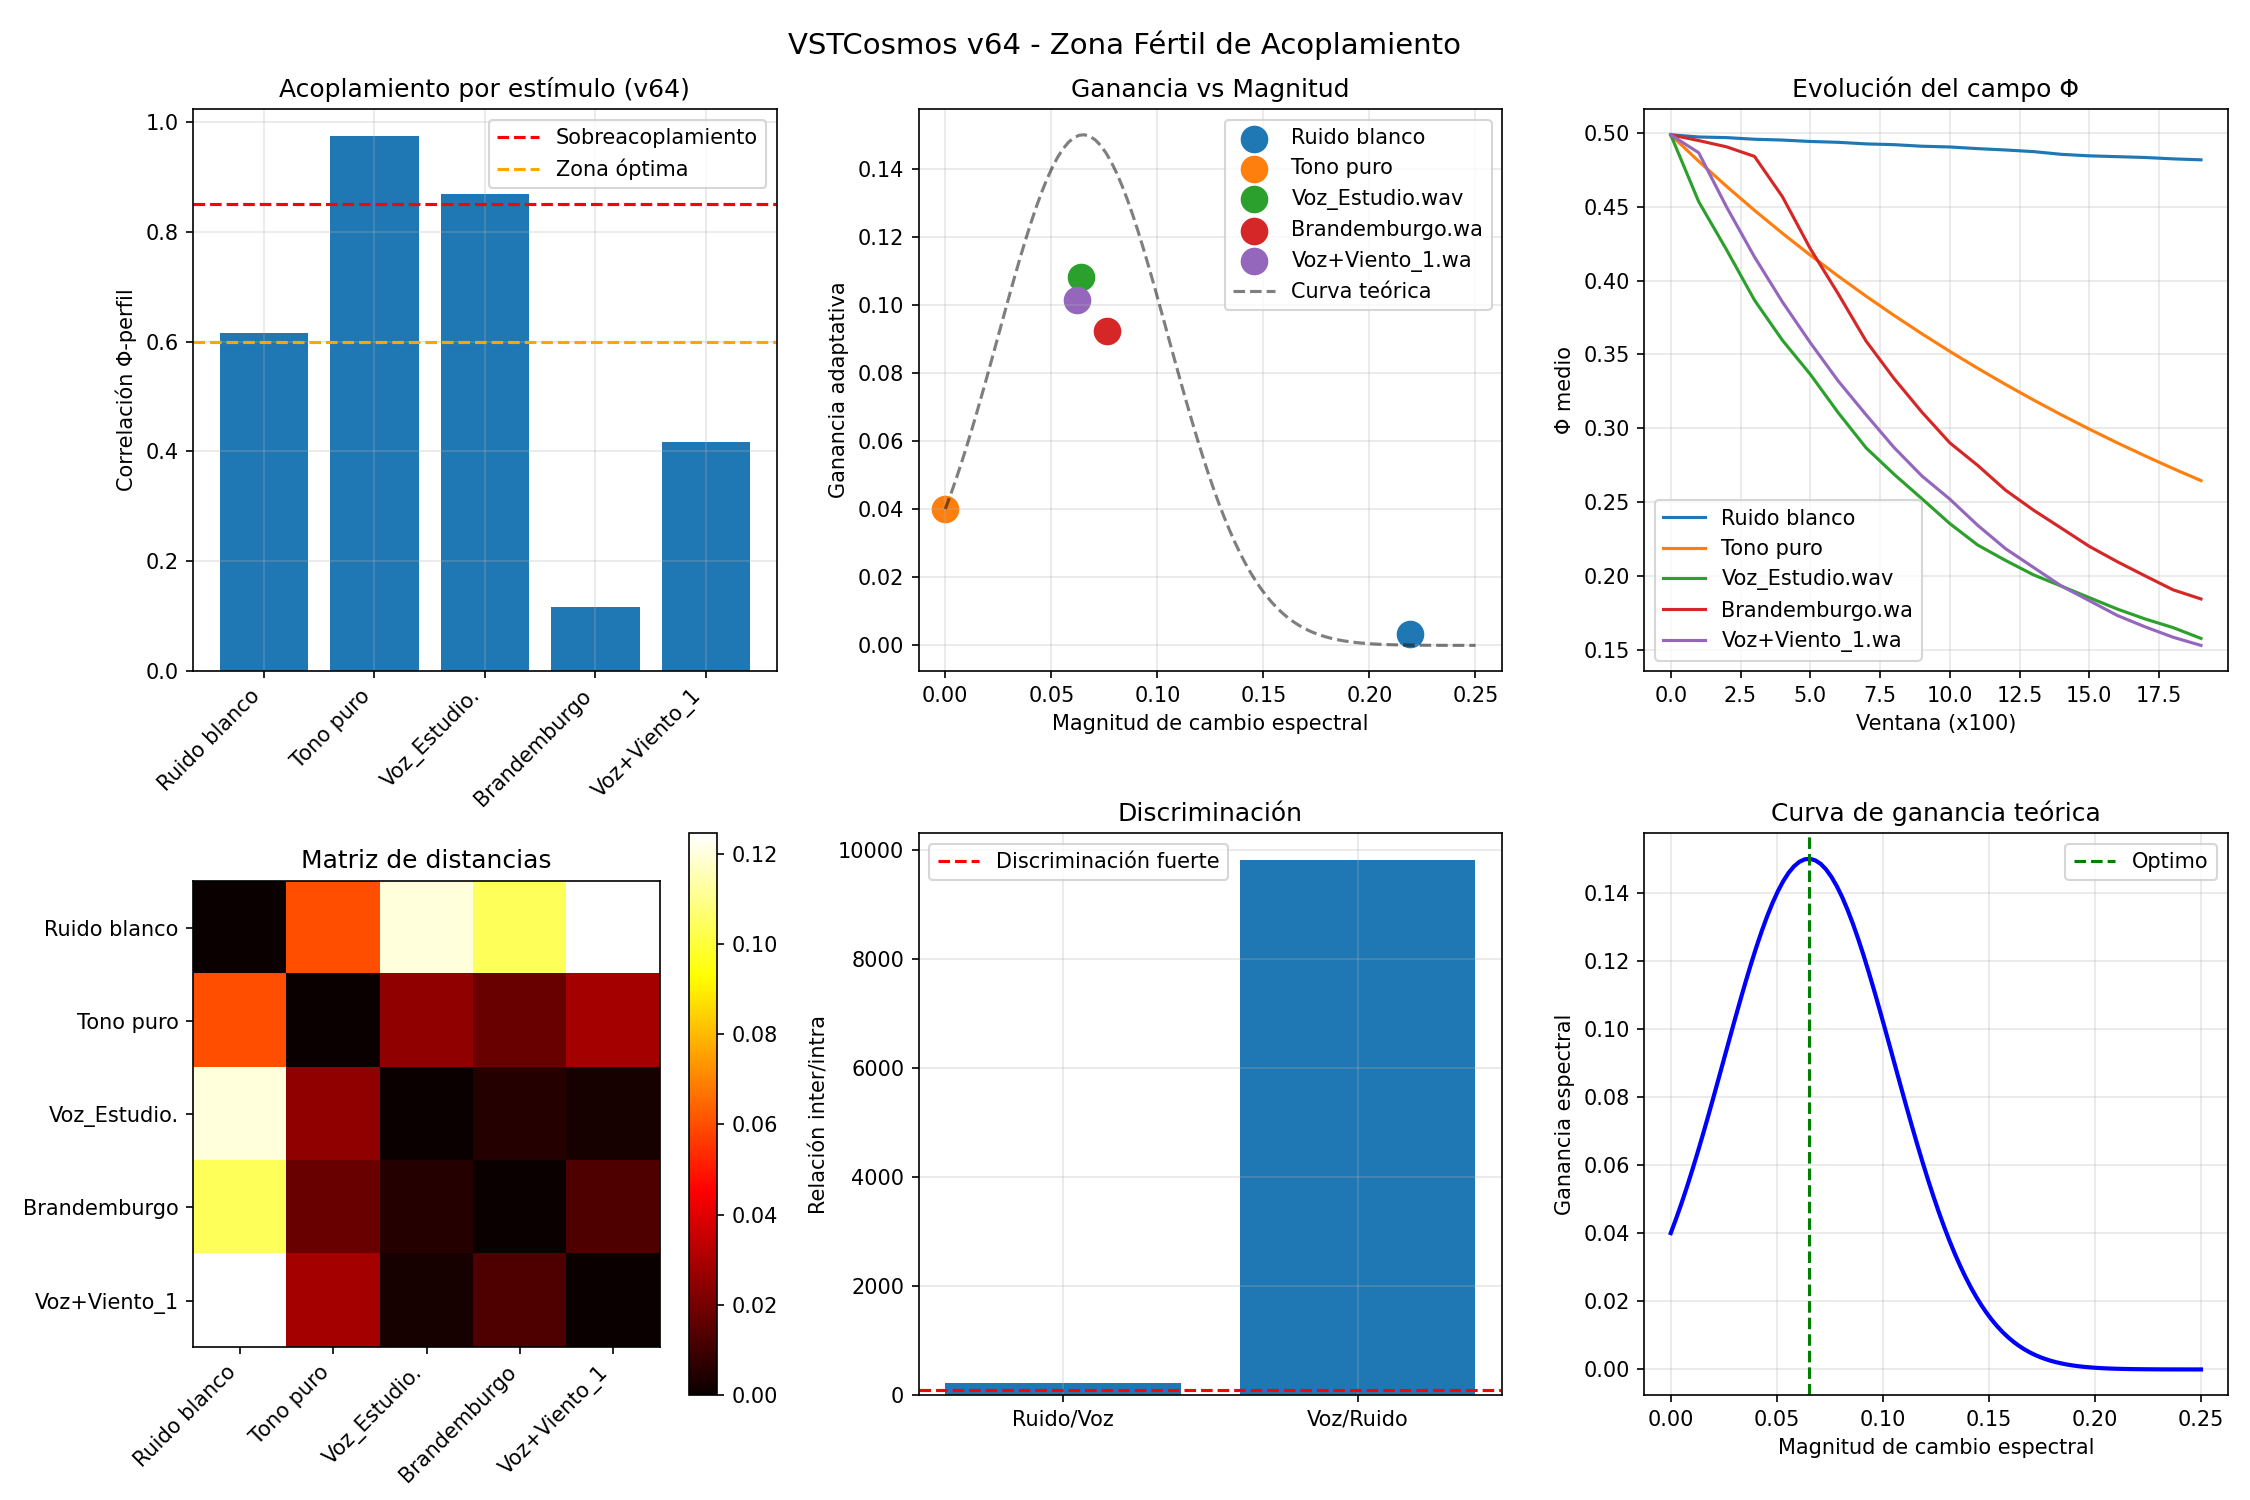

Source code (Python):
#!/usr/bin/env python3
"""
VSTCosmos - v64: Zona Fértil de Acoplamiento
EXPERIMENTO DE DIAGNÓSTICO - Sin aprendizaje, sin memoria, sin selección.
La ganancia espectral sigue una campana de Gauss centrada en la magnitud óptima.
Ruido (magnitud alta) y Tono (magnitud baja) tienen ganancia baja.
Voz (magnitud óptima) tiene ganancia alta.
"""

import numpy as np
import scipy.io.wavfile as wav
import matplotlib.pyplot as plt
import warnings
warnings.filterwarnings('ignore')

# ============================================================
# PARÁMETROS MÍNIMOS
# ============================================================
DIM_FREQ = 32
DIM_TIME = 100
DT = 0.01
DURACION_SIM = 20.0
N_PASOS = int(DURACION_SIM / DT)

DECAIMIENTO_PHI = 0.01
GANANCIA_GENERACION_BASE = 0.05
GANANCIA_SOSTENIMIENTO = 0.25
DIFUSION_BASE = 0.20

REFUERZO_A = 0.15
INHIBICION_A = 0.2
DIFUSION_A = 0.08
FUERZA_RELIEVE = 0.08
K_COMP_BASE = 0.05

LIMITE_ATENCION = DIM_FREQ * DIM_TIME * 0.35
INHIB_GLOBAL = 0.5

MOD_DECAY = 1.0
MOD_GENERACION = 1.5

TASA_CRECIMIENTO = 0.10
TASA_DISIPACION = 0.03
GANANCIA_HISTORIA = 0.5
FUERZA_ESTABILIDAD = 0.1
BLOQUEO_MAXIMO_BASE = 0.8

TASA_OMEGA = 0.15
DISIPACION_OMEGA = 0.05
FUERZA_COHERENCIA = 0.2

LIMITE_MIN = 0.0
LIMITE_MAX = 1.0

VENTANA_FFT_MS = 25
HOP_FFT_MS = 10
F_MIN = 80
F_MAX = 8000

HOMEOSTASIS_INTERVALO = 500

# Parámetros de la zona fértil
GANANCIA_BASE = 0.15
MAGNITUD_OPTIMA = 0.065
ANCHURA_ZONA = 0.04

# Semillas para reproducibilidad
N_SEMILLAS = 10


# ============================================================
# FUNCIONES BASE
# ============================================================
def cargar_audio(ruta, duracion=DURACION_SIM):
    if "Tono puro" in ruta:
        sr = 48000
        t = np.arange(int(sr * duracion)) / sr
        return sr, 0.5 * np.sin(2 * np.pi * 440 * t)
    elif "Ruido blanco" in ruta:
        sr = 48000
        return sr, np.random.normal(0, 0.5, int(sr * duracion))
    else:
        sr, data = wav.read(ruta)
        if data.dtype == np.int16:
            data = data.astype(np.float32) / 32768.0
        if data.ndim == 2:
            data = data.mean(axis=1)
        max_val = np.max(np.abs(data))
        if max_val > 0:
            data = data / max_val
        muestras_necesarias = int(sr * duracion)
        if len(data) < muestras_necesarias:
            data = np.pad(data, (0, muestras_necesarias - len(data)))
        else:
            data = data[:muestras_necesarias]
        return sr, data


def inicializar_campo(seed):
    np.random.seed(seed)
    return np.random.rand(DIM_FREQ, DIM_TIME) * 0.2 + 0.4


def inicializar_atencion(seed):
    np.random.seed(seed + 1)
    return np.ones((DIM_FREQ, DIM_TIME), dtype=np.float32) * 0.1


def inicializar_memoria():
    return np.zeros((DIM_FREQ, DIM_TIME), dtype=np.float32)


def inicializar_anclaje():
    return np.zeros((DIM_FREQ, DIM_TIME), dtype=np.float32)


def vecinos(X):
    return (np.roll(X, 1, axis=0) + np.roll(X, -1, axis=0) +
            np.roll(X, 1, axis=1) + np.roll(X, -1, axis=1)) / 4.0


def perfil_espectral_ventana(audio, sr, idx_ventana, ventana_muestras, hop_muestras):
    inicio = idx_ventana * hop_muestras
    if inicio + ventana_muestras > len(audio):
        return np.zeros(DIM_FREQ)
    
    fragmento = audio[inicio:inicio + ventana_muestras]
    ventana_hann = np.hanning(len(fragmento))
    fragmento = fragmento * ventana_hann
    
    fft = np.fft.rfft(fragmento)
    potencia = np.abs(fft) ** 2
    freqs = np.fft.rfftfreq(len(fragmento), 1/sr)
    
    bandas = np.logspace(np.log10(F_MIN), np.log10(F_MAX), DIM_FREQ + 1)
    perfil = np.zeros(DIM_FREQ)
    
    for b in range(DIM_FREQ):
        mask = (freqs >= bandas[b]) & (freqs < bandas[b+1])
        if np.any(mask):
            perfil[b] = np.mean(potencia[mask])
    
    max_energia = np.max(perfil)
    if max_energia > 0:
        perfil = perfil / max_energia
    
    return perfil


def ganancia_por_magnitud(magnitud):
    """
    Campana de Gauss centrada en MAGNITUD_OPTIMA.
    Ganancia alta para magnitud ~0.065 (voz).
    Ganancia baja para magnitud → 0 (tono) y magnitud → alta (ruido).
    """
    return np.exp(-((magnitud - MAGNITUD_OPTIMA)**2) / (2 * ANCHURA_ZONA**2))


def actualizar_memoria_estabilidad(Psi, Phi, A):
    cambio_local = np.abs(Phi - vecinos(Phi))
    cambio_norm = cambio_local / (cambio_local + 0.1)
    dPsi = (TASA_CRECIMIENTO * A * (1 - cambio_norm) * (1 - Psi) -
            TASA_DISIPACION * Psi) * DT
    Psi = Psi + dPsi
    return np.clip(Psi, 0.0, 1.0)


def actualizar_memoria_coherencia(Omega, Phi, Phi_prev, Phi_prev2, A):
    cambio_actual = Phi - Phi_prev
    cambio_anterior = Phi_prev - Phi_prev2
    signo_actual = np.tanh(cambio_actual * 10)
    signo_anterior = np.tanh(cambio_anterior * 10)
    coherencia = (1 + signo_actual * signo_anterior) / 2
    dOmega = (TASA_OMEGA * A * coherencia * (1 - Omega) -
              DISIPACION_OMEGA * Omega) * DT
    Omega = Omega + dOmega
    return np.clip(Omega, 0.0, 1.0)


def actualizar_campo_v64(Phi, A, perfil, Psi, ganancia_gen, bloqueo_max, ganancia_espectral):
    es_silencio = np.max(perfil) < 1e-6
    
    if es_silencio:
        perfil_2d = np.zeros((DIM_FREQ, 1))
        mod_entrada = 1.0
        mod_entrada_decay = 1.0
    else:
        perfil_2d = perfil.reshape(-1, 1)
        mod_entrada = (1 + MOD_GENERACION * perfil_2d)
        mod_entrada_decay = (1 - MOD_DECAY * perfil_2d)
    
    promedio_local = vecinos(Phi)
    
    difusion = DIFUSION_BASE * (promedio_local - Phi)
    
    desviacion = Phi - promedio_local
    generacion_base = ganancia_gen * desviacion * (1 - desviacion**2)
    mod_memoria = (1 - GANANCIA_HISTORIA * Psi)
    generacion = generacion_base * mod_entrada * mod_memoria
    
    decaimiento = -DECAIMIENTO_PHI * (Phi - promedio_local) * mod_entrada_decay
    
    sostenimiento = GANANCIA_SOSTENIMIENTO * A * (Phi - promedio_local)
    
    termino_espectral = ganancia_espectral * (perfil_2d - Phi)
    
    dPhi_propuesto = (difusion + generacion + decaimiento + sostenimiento + 
                      termino_espectral)
    dPhi_real = dPhi_propuesto * (1 - bloqueo_max * Psi)
    
    Phi = Phi + DT * dPhi_real
    return np.clip(Phi, LIMITE_MIN, LIMITE_MAX)


def actualizar_atencion(A, Phi, Psi, Omega, k_comp):
    vA = vecinos(A)
    auto = REFUERZO_A * A * (1.0 - A)
    inhib_local = -INHIBICION_A * vA
    difusion = DIFUSION_A * (vA - A)
    
    relieve_local = np.abs(Phi - vecinos(Phi))
    max_relieve = np.max(relieve_local)
    if max_relieve > 0:
        relieve_local = relieve_local / max_relieve
    
    acoplamiento_relieve = FUERZA_RELIEVE * (relieve_local - A)
    acoplamiento_estabilidad = FUERZA_ESTABILIDAD * (Psi - A)
    acoplamiento_coherencia = FUERZA_COHERENCIA * (Omega - A)
    
    A_mean = np.mean(A)
    competencia = -k_comp * (A - A_mean)
    
    dA = (auto + inhib_local + difusion +
          acoplamiento_relieve +
          acoplamiento_estabilidad +
          acoplamiento_coherencia +
          competencia)
    
    atencion_total = np.sum(A)
    if atencion_total > LIMITE_ATENCION:
        exceso = (atencion_total - LIMITE_ATENCION) / LIMITE_ATENCION
        dA += -INHIB_GLOBAL * exceso * A
    
    dA += np.random.randn(*A.shape) * 0.001
    A = A + DT * dA
    return np.clip(A, LIMITE_MIN, LIMITE_MAX)


def simular_estimulo_v64(entrada_nombre, seed):
    np.random.seed(seed)
    
    Phi = inicializar_campo(seed)
    A = inicializar_atencion(seed)
    Psi = inicializar_memoria()
    Omega = inicializar_memoria()
    
    sr, audio = cargar_audio(entrada_nombre)
    
    ventana_muestras = int(sr * VENTANA_FFT_MS / 1000)
    hop_muestras = int(sr * HOP_FFT_MS / 1000)
    n_ventanas = (len(audio) - ventana_muestras) // hop_muestras + 1
    
    Phi_prev = Phi.copy()
    Phi_prev2 = Phi.copy()
    
    ganancia_gen = GANANCIA_GENERACION_BASE
    bloqueo_max = BLOQUEO_MAXIMO_BASE
    k_comp = K_COMP_BASE
    
    evolucion_phi = []
    evolucion_a = []
    ganancias = []
    magnitudes = []
    
    perfil_anterior = None
    
    for idx_ventana in range(min(N_PASOS, n_ventanas)):
        perfil = perfil_espectral_ventana(audio, sr, idx_ventana, ventana_muestras, hop_muestras)
        
        # Calcular magnitud de cambio entre ventanas consecutivas
        if perfil_anterior is not None:
            magnitud = np.mean(np.abs(perfil - perfil_anterior))
        else:
            magnitud = 0.0
        
        # Ganancia por zona fértil (campana de Gauss)
        factor_ganancia = ganancia_por_magnitud(magnitud)
        ganancia_espectral = GANANCIA_BASE * factor_ganancia
        
        ganancias.append(ganancia_espectral)
        magnitudes.append(magnitud)
        
        A = actualizar_atencion(A, Phi, Psi, Omega, k_comp)
        Phi = actualizar_campo_v64(Phi, A, perfil, Psi, ganancia_gen, bloqueo_max, ganancia_espectral)
        Psi = actualizar_memoria_estabilidad(Psi, Phi, A)
        Omega = actualizar_memoria_coherencia(Omega, Phi, Phi_prev, Phi_prev2, A)
        
        if idx_ventana % 100 == 0:
            evolucion_phi.append(np.mean(Phi))
            evolucion_a.append(np.mean(A))
        
        Phi_prev2 = Phi_prev.copy()
        Phi_prev = Phi.copy()
        perfil_anterior = perfil.copy()
    
    # Perfil promedio para correlación
    sr, audio_long = cargar_audio(entrada_nombre, duracion=2.0)
    ventana_muestras_long = int(sr * VENTANA_FFT_MS / 1000)
    hop_muestras_long = int(sr * HOP_FFT_MS / 1000)
    n_ventanas_long = min(100, (len(audio_long) - ventana_muestras_long) // hop_muestras_long + 1)
    perfiles = []
    for i in range(n_ventanas_long):
        perf = perfil_espectral_ventana(audio_long, sr, i, ventana_muestras_long, hop_muestras_long)
        perfiles.append(perf)
    perfil_promedio = np.mean(perfiles, axis=0)
    
    return {
        'Phi': Phi,
        'A': A,
        'rango_Phi': np.max(Phi) - np.min(Phi),
        'media_Phi': np.mean(Phi),
        'evolucion_phi': evolucion_phi,
        'evolucion_a': evolucion_a,
        'ganancia_media': np.mean(ganancias),
        'magnitud_media': np.mean(magnitudes),
        'factor_ganancia_medio': np.mean([ganancia_por_magnitud(m) for m in magnitudes]),
        'perfil_promedio': perfil_promedio
    }


def distancia_estados(estado1, estado2):
    return np.mean((estado1['Phi'] - estado2['Phi']) ** 2)


def main():
    opciones = [
        "Ruido blanco",
        "Tono puro",
        "Voz_Estudio.wav",
        "Brandemburgo.wav",
        "Voz+Viento_1.wav"
    ]
    
    print("=" * 100)
    print("VSTCosmos - v64: Zona Fértil de Acoplamiento")
    print("EXPERIMENTO DE DIAGNÓSTICO")
    print("La ganancia espectral sigue una campana de Gauss centrada en la magnitud óptima.")
    print(f"G = {GANANCIA_BASE} * exp(-((magnitud - {MAGNITUD_OPTIMA})²) / (2 * {ANCHURA_ZONA}²))")
    print("=" * 100)
    
    estados = {opcion: [] for opcion in opciones}
    
    print("\n[1] Ejecutando simulaciones...")
    print("-" * 80)
    
    for opcion in opciones:
        print(f"\n  Estímulo: {opcion}")
        for rep in range(N_SEMILLAS):
            seed = rep * 100
            estado = simular_estimulo_v64(opcion, seed)
            estados[opcion].append(estado)
            print(f"    Semilla {rep:2d}: rango_Φ={estado['rango_Phi']:.4f}, "
                  f"ganancia={estado['ganancia_media']:.3f}, "
                  f"magnitud={estado['magnitud_media']:.4f}, "
                  f"factor={estado['factor_ganancia_medio']:.3f}")
    
    print("\n" + "=" * 100)
    print("[2] ANÁLISIS DE DISTANCIAS")
    print("=" * 100)
    
    intra_distancias = {}
    for opcion in opciones:
        distancias = []
        for i in range(len(estados[opcion])):
            for j in range(i+1, len(estados[opcion])):
                d = distancia_estados(estados[opcion][i], estados[opcion][j])
                distancias.append(d)
        intra = np.mean(distancias) if distancias else 0
        intra_distancias[opcion] = intra
        print(f"  {opcion:<25}: intra={intra:.8f}")
    
    print("\n[3] ACOPLAMIENTO")
    print("=" * 100)
    
    correlaciones = {}
    for opcion in opciones:
        estado = estados[opcion][-1]
        Phi_flat = np.mean(estado['Phi'], axis=1)
        perfil_prom = estado['perfil_promedio']
        correlacion = np.corrcoef(Phi_flat, perfil_prom)[0, 1]
        correlaciones[opcion] = correlacion
        
        print(f"\n  {opcion}:")
        print(f"    Magnitud de cambio: {estado['magnitud_media']:.4f}")
        print(f"    Factor de ganancia: {estado['factor_ganancia_medio']:.3f}")
        print(f"    Ganancia resultante: {estado['ganancia_media']:.3f}")
        print(f"    Correlación Φ-perfil: {correlacion:.3f}")
        
        if 0.6 <= correlacion <= 0.85:
            print(f"    ✅ ACOPLAMIENTO ÓPTIMO")
        elif correlacion > 0.85:
            print(f"    ⚠️  SOBREACOPLAMIENTO")
        else:
            print(f"    ❌ DESACOPLAMIENTO")
    
    print("\n" + "=" * 100)
    print("[4] DIAGNÓSTICO FINAL")
    print("=" * 100)
    
    # Discriminación entre ruido y voz
    ruido_intra = intra_distancias["Ruido blanco"]
    voz_intra = intra_distancias["Voz_Estudio.wav"]
    
    dists = []
    for rep in range(N_SEMILLAS):
        d = distancia_estados(estados["Ruido blanco"][rep], estados["Voz_Estudio.wav"][rep])
        dists.append(d)
    ruido_voz_inter = np.mean(dists)
    
    relacion_ruido = ruido_voz_inter / ruido_intra if ruido_intra > 0 else 0
    relacion_voz = ruido_voz_inter / voz_intra if voz_intra > 0 else 0
    
    print(f"\n  Discriminación ruido vs voz:")
    print(f"    Relación inter/intra (ruido): {relacion_ruido:.2f}")
    print(f"    Relación inter/intra (voz): {relacion_voz:.2f}")
    
    discriminacion_ok = relacion_ruido > 100 and relacion_voz > 100
    
    # Acoplamiento óptimo
    acoplamientos_ok = [c for c in correlaciones.values() if 0.6 <= c <= 0.85]
    print(f"\n  Acoplamiento óptimo: {len(acoplamientos_ok)}/5")
    
    print(f"\n  {opciones[0]}: {correlaciones[opciones[0]]:.3f} → " + 
          ("✅" if 0.6 <= correlaciones[opciones[0]] <= 0.85 else "❌"))
    print(f"  {opciones[1]}: {correlaciones[opciones[1]]:.3f} → " + 
          ("✅" if 0.6 <= correlaciones[opciones[1]] <= 0.85 else "❌"))
    print(f"  {opciones[2]}: {correlaciones[opciones[2]]:.3f} → " + 
          ("✅" if 0.6 <= correlaciones[opciones[2]] <= 0.85 else "❌"))
    print(f"  {opciones[3]}: {correlaciones[opciones[3]]:.3f} → " + 
          ("✅" if 0.6 <= correlaciones[opciones[3]] <= 0.85 else "❌"))
    print(f"  {opciones[4]}: {correlaciones[opciones[4]]:.3f} → " + 
          ("✅" if 0.6 <= correlaciones[opciones[4]] <= 0.85 else "❌"))
    
    if discriminacion_ok and len(acoplamientos_ok) >= 4:
        print("\n  ✅ V64 EXITOSO")
        print("     → El sistema discrimina Y se acopla en la zona óptima.")
        print("     → La campana de Gauss centrada en la magnitud es la métrica correcta.")
    elif discriminacion_ok and len(acoplamientos_ok) >= 2:
        print("\n  ✅ V64 PARCIAL")
        print("     → Discriminación lograda, acoplamiento cerca del objetivo.")
        print("     → Ajustar GANANCIA_BASE, MAGNITUD_OPTIMA o ANCHURA_ZONA.")
    else:
        print("\n  ❌ V64 FALLIDO")
        print("     → Revisar la función de ganancia.")
    
    # Visualización
    print("\n[5] Generando visualización...")
    
    fig, axes = plt.subplots(2, 3, figsize=(15, 10))
    
    # Gráfico 1: Correlaciones
    ax = axes[0, 0]
    corrs = [correlaciones[op] for op in opciones]
    barras = ax.bar(range(len(opciones)), corrs)
    ax.axhline(y=0.85, color='r', linestyle='--', label='Sobreacoplamiento')
    ax.axhline(y=0.6, color='orange', linestyle='--', label='Zona óptima')
    ax.set_xticks(range(len(opciones)))
    ax.set_xticklabels([op[:12] for op in opciones], rotation=45, ha='right')
    ax.set_ylabel('Correlación Φ-perfil')
    ax.set_title('Acoplamiento por estímulo (v64)')
    ax.legend()
    ax.grid(True, alpha=0.3)
    
    # Gráfico 2: Ganancia vs Magnitud
    ax = axes[0, 1]
    for opcion in opciones:
        g = estados[opcion][0]['ganancia_media']
        m = estados[opcion][0]['magnitud_media']
        ax.scatter(m, g, s=150, label=opcion[:15])
    # Curva teórica
    m_teorica = np.linspace(0, 0.25, 100)
    g_teorica = GANANCIA_BASE * ganancia_por_magnitud(m_teorica)
    ax.plot(m_teorica, g_teorica, 'k--', alpha=0.5, label='Curva teórica')
    ax.set_xlabel('Magnitud de cambio espectral')
    ax.set_ylabel('Ganancia adaptativa')
    ax.set_title('Ganancia vs Magnitud')
    ax.legend()
    ax.grid(True, alpha=0.3)
    
    # Gráfico 3: Evolución de Φ
    ax = axes[0, 2]
    for opcion in opciones:
        evol = estados[opcion][-1]['evolucion_phi']
        ax.plot(evol, label=opcion[:15])
    ax.set_xlabel('Ventana (x100)')
    ax.set_ylabel('Φ medio')
    ax.set_title('Evolución del campo Φ')
    ax.legend()
    ax.grid(True, alpha=0.3)
    
    # Gráfico 4: Matriz de distancias
    ax = axes[1, 0]
    n_ops = len(opciones)
    matriz = np.zeros((n_ops, n_ops))
    for i, op1 in enumerate(opciones):
        for j, op2 in enumerate(opciones):
            dists = [distancia_estados(estados[op1][rep], estados[op2][rep]) for rep in range(N_SEMILLAS)]
            matriz[i, j] = np.mean(dists)
    im = ax.imshow(matriz, cmap='hot', vmin=0)
    ax.set_xticks(range(n_ops))
    ax.set_yticks(range(n_ops))
    ax.set_xticklabels([op[:12] for op in opciones], rotation=45, ha='right')
    ax.set_yticklabels([op[:12] for op in opciones])
    ax.set_title('Matriz de distancias')
    plt.colorbar(im, ax=ax)
    
    # Gráfico 5: Relación inter/intra
    ax = axes[1, 1]
    relaciones = [relacion_ruido, relacion_voz]
    nombres = ["Ruido/Voz", "Voz/Ruido"]
    ax.bar(nombres, relaciones)
    ax.axhline(y=100, color='r', linestyle='--', label='Discriminación fuerte')
    ax.set_ylabel('Relación inter/intra')
    ax.set_title('Discriminación')
    ax.legend()
    ax.grid(True, alpha=0.3)
    
    # Gráfico 6: Curva de ganancia teórica
    ax = axes[1, 2]
    m_vals = np.linspace(0, 0.25, 100)
    g_vals = GANANCIA_BASE * ganancia_por_magnitud(m_vals)
    ax.plot(m_vals, g_vals, 'b-', linewidth=2)
    ax.axvline(x=MAGNITUD_OPTIMA, color='g', linestyle='--', label='Optimo')
    ax.set_xlabel('Magnitud de cambio espectral')
    ax.set_ylabel('Ganancia espectral')
    ax.set_title('Curva de ganancia teórica')
    ax.grid(True, alpha=0.3)
    ax.legend()
    
    plt.suptitle('VSTCosmos v64 - Zona Fértil de Acoplamiento', fontsize=14)
    plt.tight_layout()
    plt.savefig('v64_zona_fertil.png', dpi=150)
    print("  Gráfico guardado: v64_zona_fertil.png")
    
    print("\n" + "=" * 100)
    print("EXPERIMENTO COMPLETADO")
    print("=" * 100)


if __name__ == "__main__":
    main()
